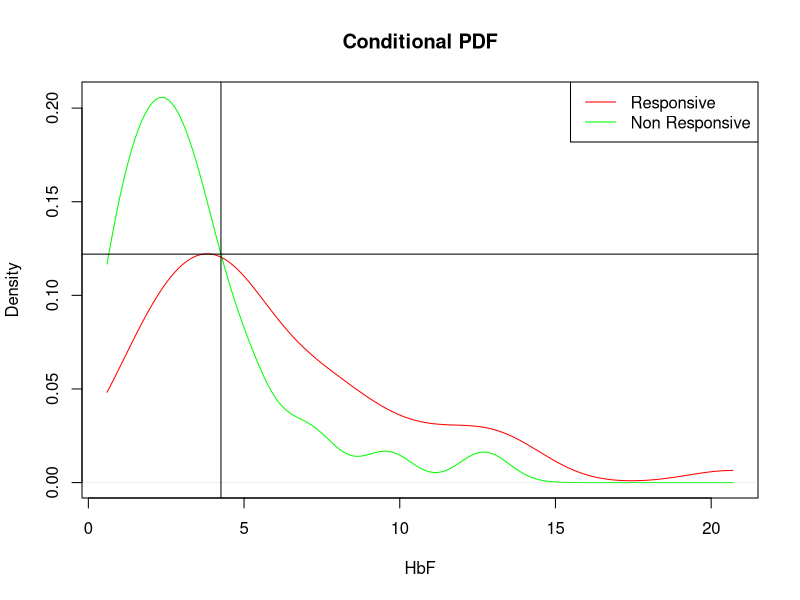

Reproduce this figure in R.
install.packages("plyr")
library("plyr")


dfhu <- read.delim("hu.dat")
dfhemo <- read.csv("hemo.csv")
dfhu$HbF <- dfhu$X.HbF

dfdemo <- join(dfhu, dfhemo, by= dfhu$Hbf, type="right")
dfjoin <- dfdemo[,c("X.HbF", "FHbF")]
dfjoin <- unique(dfjoin)

#Determining the class of the data points on the basis of 15% criteria

y <- dfjoin$FHbF
for (i in seq(1:nrow(dfjoin))) {
  if(y[[i]] >= 15)
    dfjoin$class[[i]] <- 'Y'
  else dfjoin$class[[i]] <- 'N'
}

xRes <- dfjoin[dfjoin$class =='Y',][,1]
xNonRes <- dfjoin[dfjoin$class =='N',][,1]

# Plotting the conditional PDFs with gaussian kernel

d1 <- density(xNonRes, kernel="gaussian", from = min(dfjoin[,1]), to= max(dfjoin[,1]))
d2 <- density(xRes, kernel="gaussian", from = min(dfjoin[,1]), to= max(dfjoin[,1]))
plot(d1, col="green",xlab="HbF", main="Conditional PDF")
lines(d2 , col="red")
legend('topright', legend=c("Responsive", "Non Responsive"), col=c("red", "green"), lty=1)

#FInding the intersection value
intersX <- d1$x[as.logical(abs(diff(d1$y < d2$y)))]
intersY <- d1$y[as.logical(abs(diff(d1$y < d2$y)))]


abline(v=intersX)
abline(h=intersY)

#Setting the new threshold
threshold <- intersX[1]
#Output Threshold
print(threshold)


